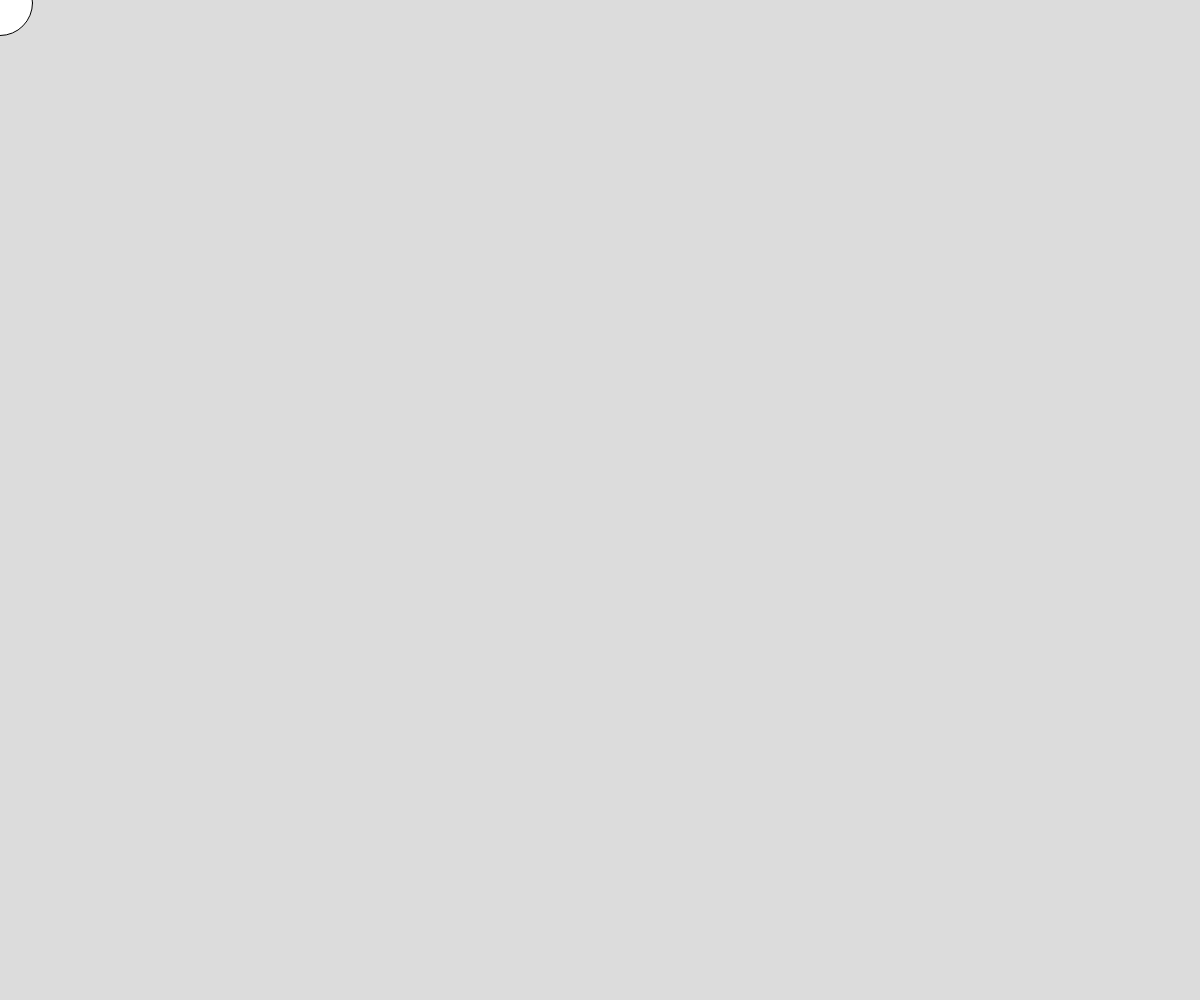
Frame 1 (no input)
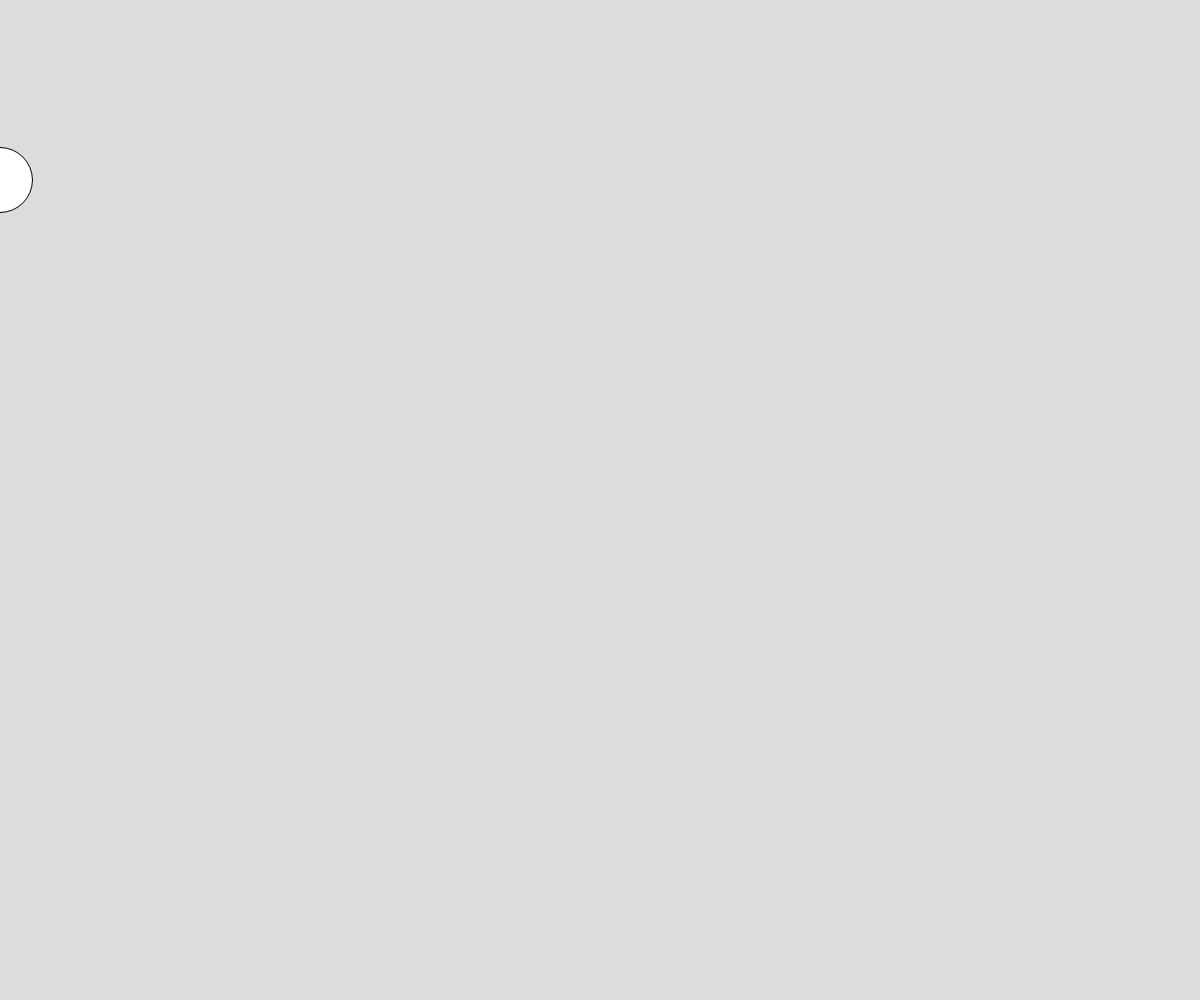
Frame 60 (no input)
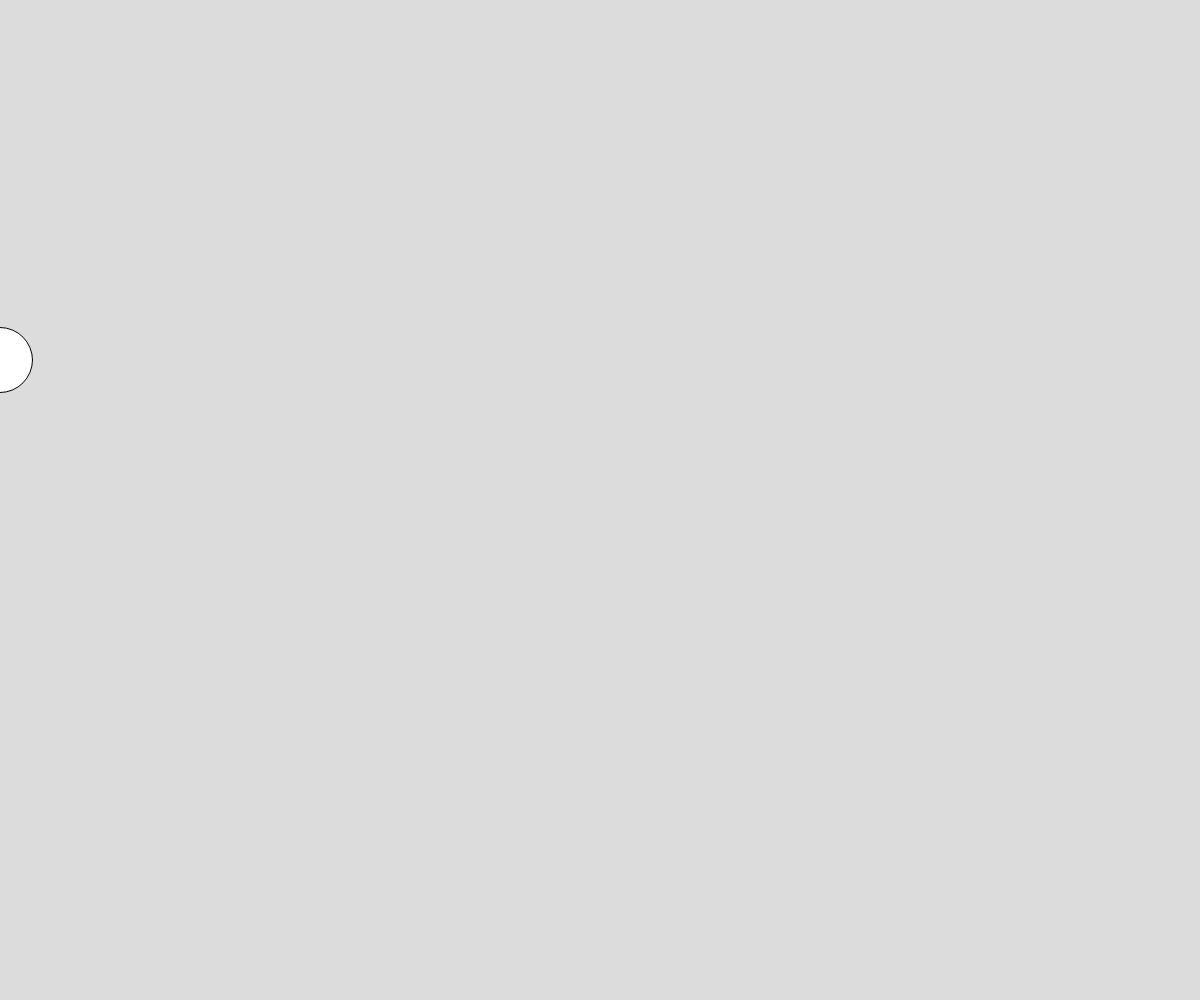
Frame 120 (the mouse pressed at the canvas centre since frame 60)

The p5.js sketch that drew these frames (run headless with seeded random() and noise() and a simulated clock; from frame 60 on, the mouse is pressed at the canvas centre):

// p5.js sketch
// ── sketch.js
// Project Title
// Your Name
// Date
//
// Extra for Experts:
// - describe what you did to take this project "above and beyond"


let spawnCan = (0, 10);
let x = 0;
let y = 0;
let radius = 65;
let canSpeed = 3;
let state = "down";
let recentContact = 0;
let explodeWait = 2000;

function setup() {
  createCanvas(windowWidth, windowHeight);
}

function draw() {
  background(220);
  
  if (state === "down" || state === "downRight" || state === "downLeft") {
    y += canSpeed;
    if (y - radius === height || (x - radius === 0 || x + radius === width)) {
      state = "timeToExplode";

    }
  }
  function moveCan(){
    if (x + radius/2 <= width) {
      x += canSpeed;
      circle(x, y, radius);
    }
  }
  if (state === "timeToExplode") {
    if (millis() >= recentContact + explodeWait) {
      recentContact = millis();
    }
  }
  
  circle(x, y, radius);
}

// function everythingDown() {}

// function moveCamera() {
//   if (y >= hieght / 1.5) {
//     everythingDown();
//   }
// }
